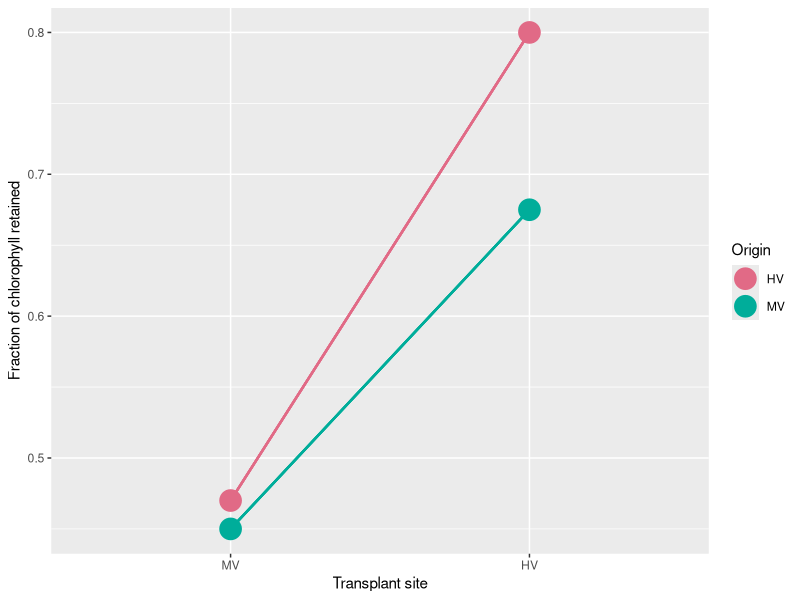
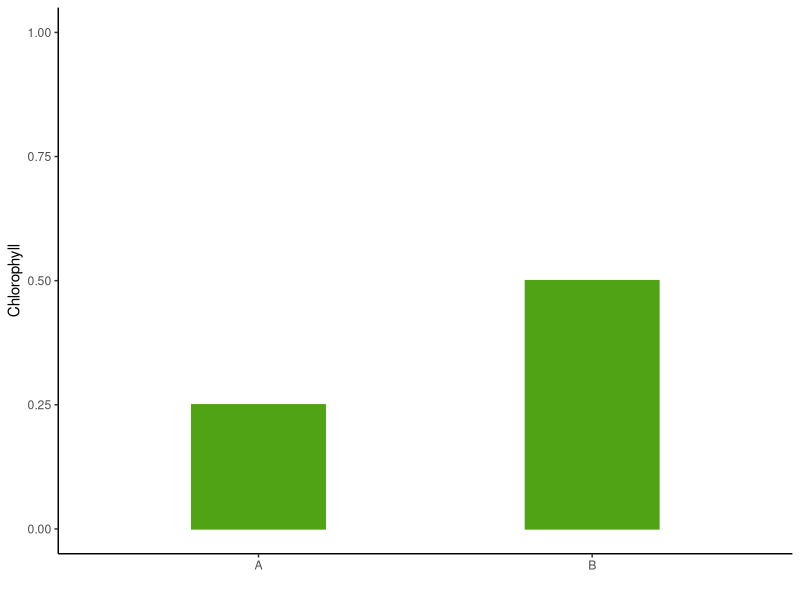
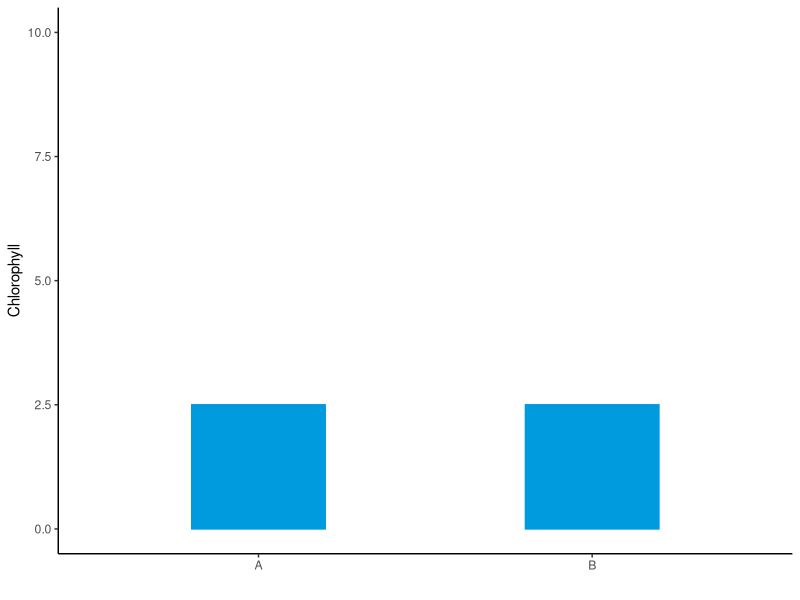
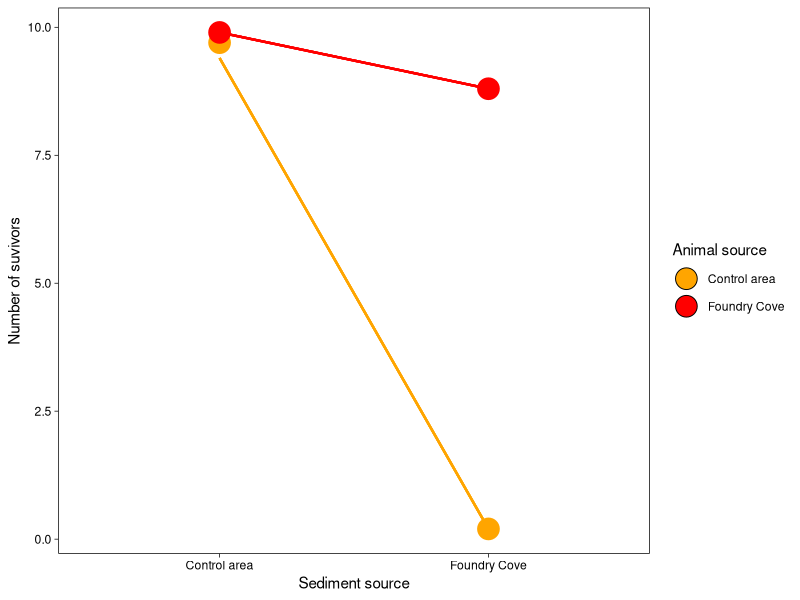
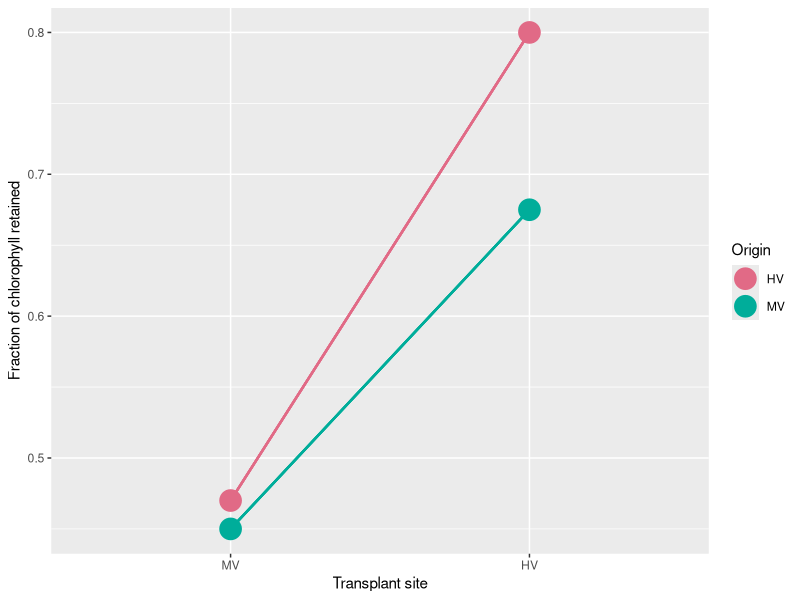
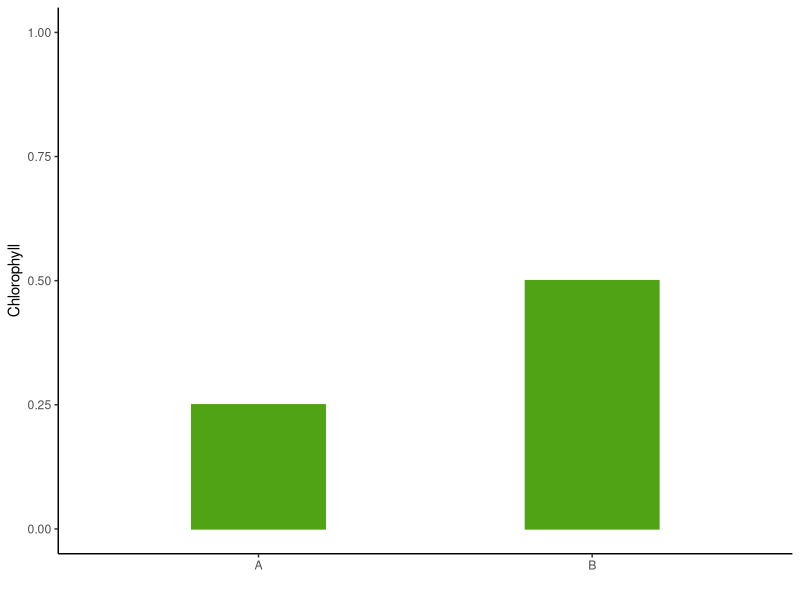
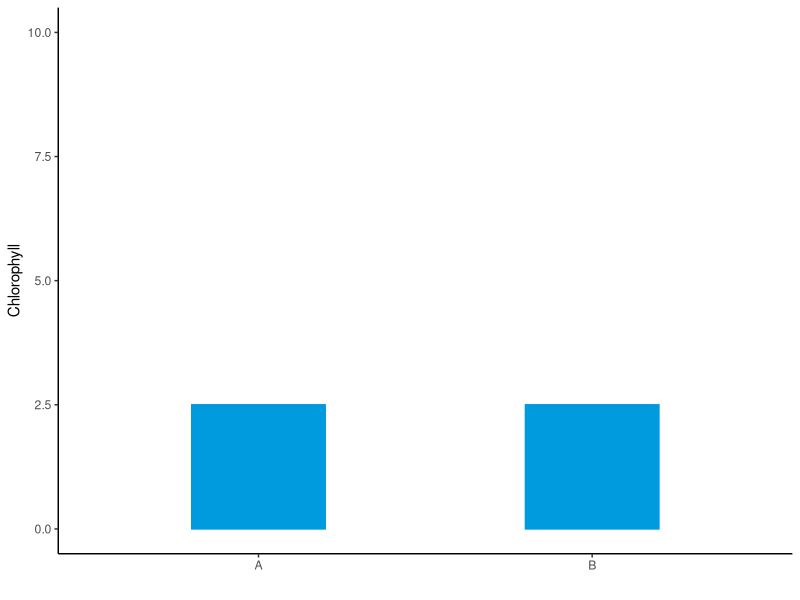
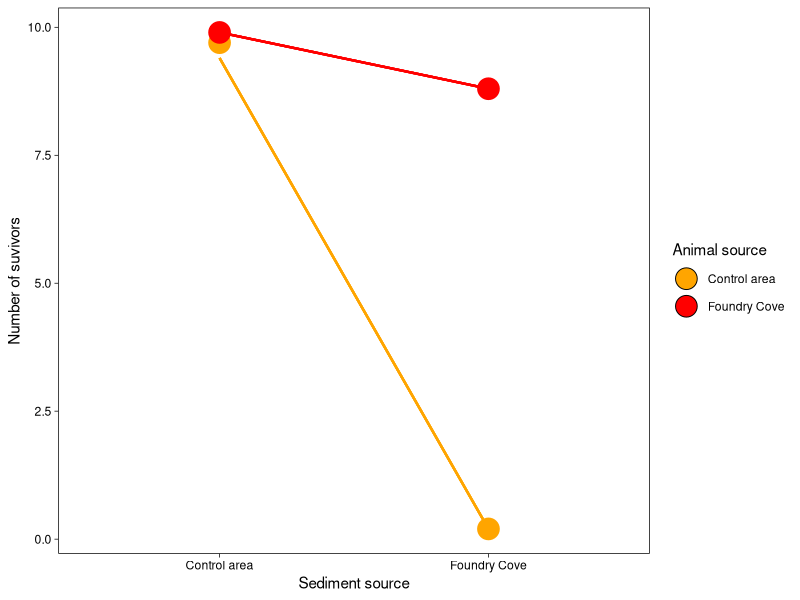

Recreate these plots in R, in order.
library(ggplot2)
library(colorspace)
cols<-qualitative_hcl(6, palette="Dark3")

corals<-data.frame(Origin=c("HV","HV","MV","MV"), site=c("HV","MV","HV","MV"), 
                   fraction=c(0.8,0.47,0.675,0.45))
corals$site<-factor(corals$site, levels = c("MV","HV"))
ggplot(data=corals, aes(x=site, y=fraction, color=Origin, fill=Origin ))+
    scale_color_manual(values=cols[c(1,4)])+
    scale_fill_manual(values=cols[c(1,4)])+
    geom_point(size=7, shape=21)+ylab('Fraction of chlorophyll retained')+xlab('Transplant site')+
    geom_segment(data=corals, mapping=aes(x=1, y=corals[2,3], xend=2, yend=corals[1,3]), size=.8, color=cols[1])+
    geom_segment(data=corals, mapping=aes(x=2, y=corals[3,3], xend=1, yend=corals[4,3]), size=.8,  color=cols[4])
ggsave("Output/Coral_acclimatization_exp.pdf", width = 4,height = 3)


ex1<-data.frame(Coral=c("A","B"), Chl=c(2.5,2.5))
ex2<- data.frame(Coral=c("A","B"), Chl=c(0.25,0.5))
ex2<- data.frame(Coral=c("A","B"), Chl=c(0.25,0.5))

ggplot(data=ex2, aes(x=Coral, y=Chl))+
    geom_bar(stat="identity",width=0.4, color=cols[3], fill=cols[3])+
    theme_classic()+scale_y_continuous(limits=c(0,1))+ylab("Chlorophyll")+xlab('')
ggsave("Output/Coral_fraction.pdf", width = 2.5, height = 2.3)

ggplot(data=ex1, aes(x=Coral, y=Chl))+
    geom_bar(stat="identity",width=0.4, color=cols[5], fill=cols[5])+
    theme_classic()+scale_y_continuous(limits=c(0,10))+ylab("Chlorophyll")+xlab('')
ggsave("Output/Coral_count.pdf", width = 2.5, height = 2.3)



### Cadmium plot

cols<-c("orange","red")
cad<-data.frame(Sediment=c("Control area","Control area","Foundry Cove","Foundry Cove"), Animal=c("Control area","Foundry Cove","Control area","Foundry Cove"), 
                   Survivors=c(9.7,9.9,0.2, 8.8))
#cad$Animal<-factor(corals$site, levels = c("MV","HV"))
ggplot(data=cad, aes(x=Sediment, y=Survivors, color=Animal, fill=Animal ))+
    scale_color_manual(values=cols, guide="none")+
    scale_fill_manual(values=cols)+
    geom_point(size=7, shape=21)+ylab('Number of suvivors')+xlab('Sediment source')+
    geom_segment(data=cad, mapping=aes(x=1, y=cad[1,3]-0.3, xend=2, yend=cad[3,3]), size=.8,  color=cols[1])+
    geom_segment(data=cad, mapping=aes(x=2, y=cad[4,3], xend=1, yend=cad[2,3]), size=.8,  color=cols[2])+
    theme_linedraw()+
    theme(panel.grid.major=element_blank(),panel.grid.minor=element_blank())+
    labs(fill="Animal source")

ggsave("Output/Cadmium_adaptation.pdf", width = 4.8,height = 3)


